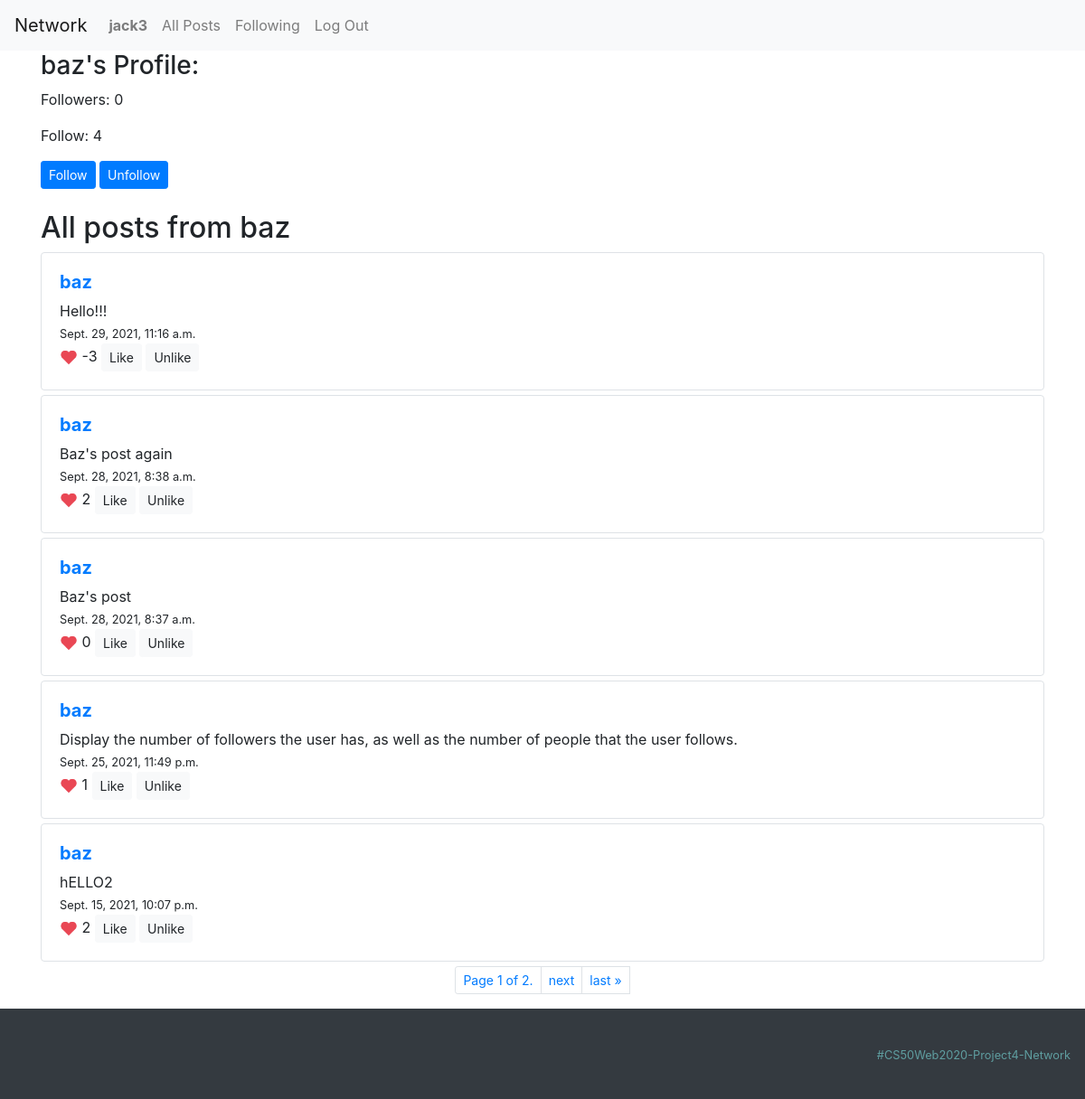
The page /profile/baz (signed in) on the database its author committed.
### network/models.py (models this page shows, shortened)
class User(AbstractUser):
    followers = models.ManyToManyField("self", blank=True, symmetrical=False, related_name="follow")
    def __str__(self):
        return f"{self.username}"

class Post(models.Model):
    user = models.ForeignKey(User, on_delete=models.CASCADE)
    post = models.CharField(max_length=300)
    created = models.DateTimeField(auto_now_add=True, blank=True)
    likes = models.ManyToManyField(User, blank=True, related_name="likepost")
    unlikes = models.ManyToManyField(User, blank=True, related_name="unlikepost")
    def likes_counter(self):
        return self.likes.all().count() - self.unlikes.all().count()

### network/views.py (the view)
# urls.py: path("profile/<str:username>", views.user_profile, name="profile"),
@login_required(redirect_field_name='index')
def user_profile(request, username):
    user_info = User.objects.get(username = username)
    user_posts = Post.objects.filter(user_id = user_info.id).order_by("-created")
    paginator = Paginator(user_posts, 5) # Show 5 contacts per page.
    page_number = request.GET.get('page')
    posts = paginator.get_page(page_number)
    return render(request, "network/profile.html", {
        "curent_user_id": user_info.id,
        "username": username,
        "followers": user_info.followers.count(),
        "follow": user_info.follow.count(),
        "posts": posts,
        "header": "All posts from " + username
    })

### network/templates/network/profile.html
{% extends "network/layout.html" %}
{% block body %}
{% if user.is_authenticated %}
{% load static %}
    <h3>{{ username }}'s Profile: </h3>
    <p id="num_followers">Followers: {{ followers }}</p>
    <p id="num_follow">Follow: {{ follow }}</p>
    {% if user.username != username %}
      <button type="button" class="btn btn-primary btn-sm" onClick="follow({{curent_user_id}}, x='follow')">Follow</button>
      <button type="button" class="btn btn-primary btn-sm" onClick="follow({{curent_user_id}}, x='unfollow')">Unfollow</button>
      <br><br>
    {% endif %}
{% include 'network/posts.html' %}
{% endif %}
{% endblock %}

### network/templates/network/layout.html (shortened to what this page needs)
{% load static %}
<!DOCTYPE html>
<html lang="en">
    <head>
        <link rel="stylesheet" href="https://stackpath.bootstrapcdn.com/bootstrap/4.4.1/css/bootstrap.min.css">
        <link rel="stylesheet" href="{% static 'network/styles.css' %}">
    </head>
    <body>
        <nav class="navbar navbar-expand-lg navbar-light bg-light">
            <a class="navbar-brand" href="{% url 'index' %}">Network</a>
            <div>
              <ul class="navbar-nav mr-auto">
                {% if user.is_authenticated %}
                    <li class="nav-item">
                        <a class="nav-link" href="profile/{{ user.username }}"><strong>{{ user.username }}</strong></a>
                    </li>
                {% endif %}
                <li class="nav-item">
                  <a class="nav-link" href="{% url 'index' %}">All Posts</a>
                </li>
                {% if user.is_authenticated %}
                    <li class="nav-item">
                        <a class="nav-link" href="{% url 'following' %}">Following</a>
                    </li>
                    <li class="nav-item">
                        <a class="nav-link" href="{% url 'logout' %}">Log Out</a>
                    </li>
                {% endif %}
              </ul>
            </div>
          </nav>
        <div class="container">
            {% block body %}
            {% endblock %}
        </div>
        <nav class="navbar navbar-expand-lg navbar-light bg-dark">
            <div class="footer"><small style="color: cadetblue">#CS50Web2020-Project4-Network</small
            </div>
        </nav>
    </body>
</html>

### network/templates/network/posts.html (shortened to what this page needs)
{% load static %}
<div id="posts-view" class="">
  <h2>{{header}}</h2>
  {% for post in posts %}
    <div id="{{ post.id }}" class="border rounded">
      <a href="{% url 'profile' post.user %}">
      <h5><strong>{{ post.user }}</strong></h5></a>
      <div id="post{{ post.id }}-text">{{ post.post }}</div>
      <span><small>{{ post.created }}</small></span><br>
      <img src="{% static 'network/img/Instagram-Like-Icon-72x72.png' %}" width="20px">
      <span id="likes-counter-{{post.id}}">{{ post.likes_counter }}</span>
      <button id="like" class="btn btn-light btn-sm" onClick="vote(this, {{user.id}}, x='like')">Like</button>
      <button id="unlike" class="btn btn-light btn-sm" onClick="vote(this, {{user.id}}, x='unlike')">Unlike</button>
    </div>
  {% endfor %}
  {% include 'network/pagination.html' %}
  </div>

### network/static/network/styles.css (style rules this page uses)
.border { padding: 20px; margin-top: 5px; margin-bottom: 5px; }
.footer { padding: 30px 0; right: 0px; top: 50%; width: 100%; height: 100%; text-align: right; }

### rows shown on the page
User: username "jack3"
User: username "baz"
Post: user "baz", post "Hello!!!", created "Sept. 29, 2021, 11:16 a.m.", likes_counter "-3"
Post: user "baz", post "Baz's post again", created "Sept. 28, 2021, 8:38 a.m.", likes_counter "2"
Post: user "baz", post "Baz's post", created "Sept. 28, 2021, 8:37 a.m.", likes_counter "0"
Post: user "baz", post "Display the number of followers the user has, as well as the number of people that the user follows.", created "Sept. 25, 2021, 11:49 p.m.", likes_counter "1"
Post: user "baz", post "hELLO2", created "Sept. 15, 2021, 10:07 p.m.", likes_counter "2"

### other values the page prints
{{ followers }} "0"
{{ follow }} "4"
{{ header }} "All posts from baz"
{{ posts.number }} "1"
{{ posts.paginator.num_pages }} "2"
